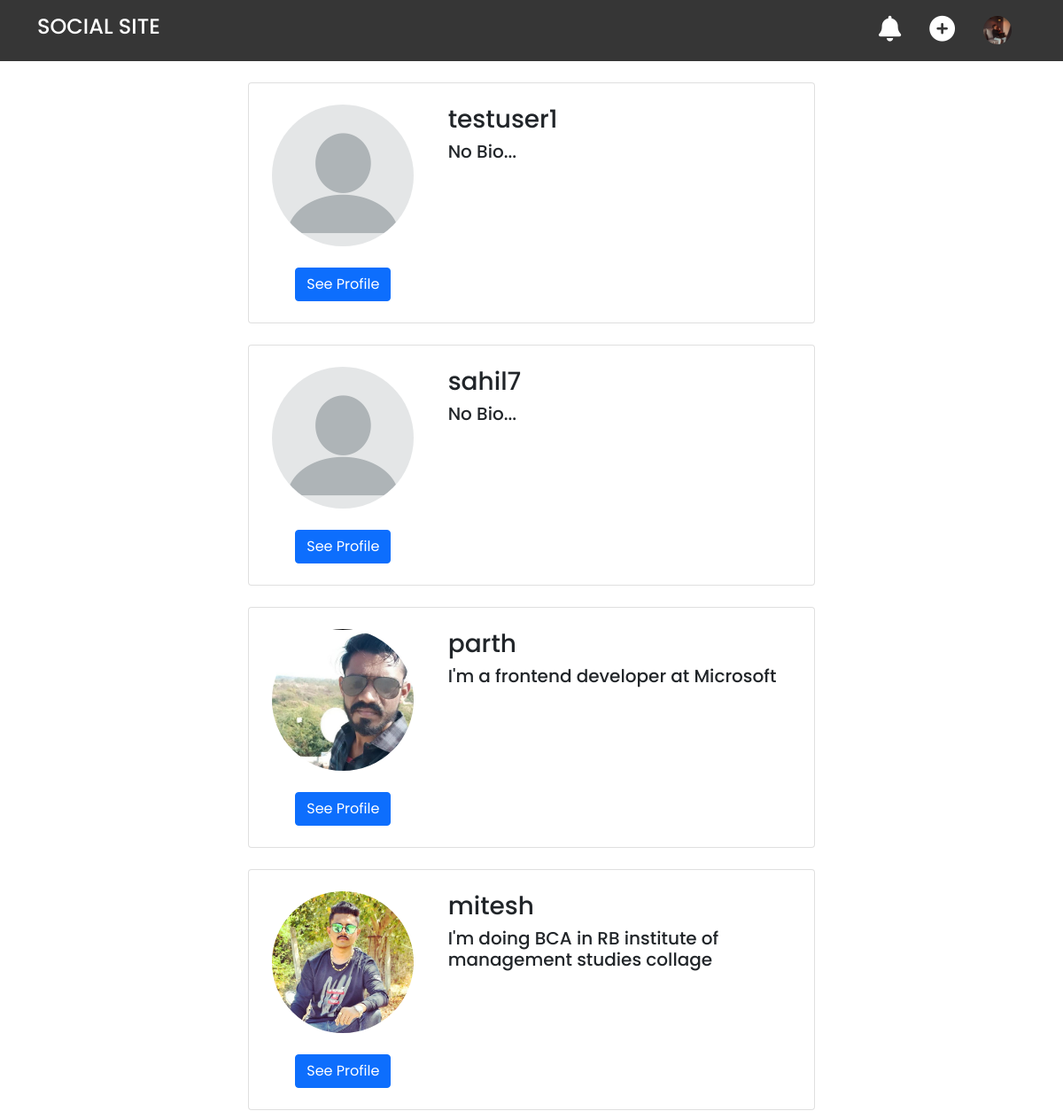
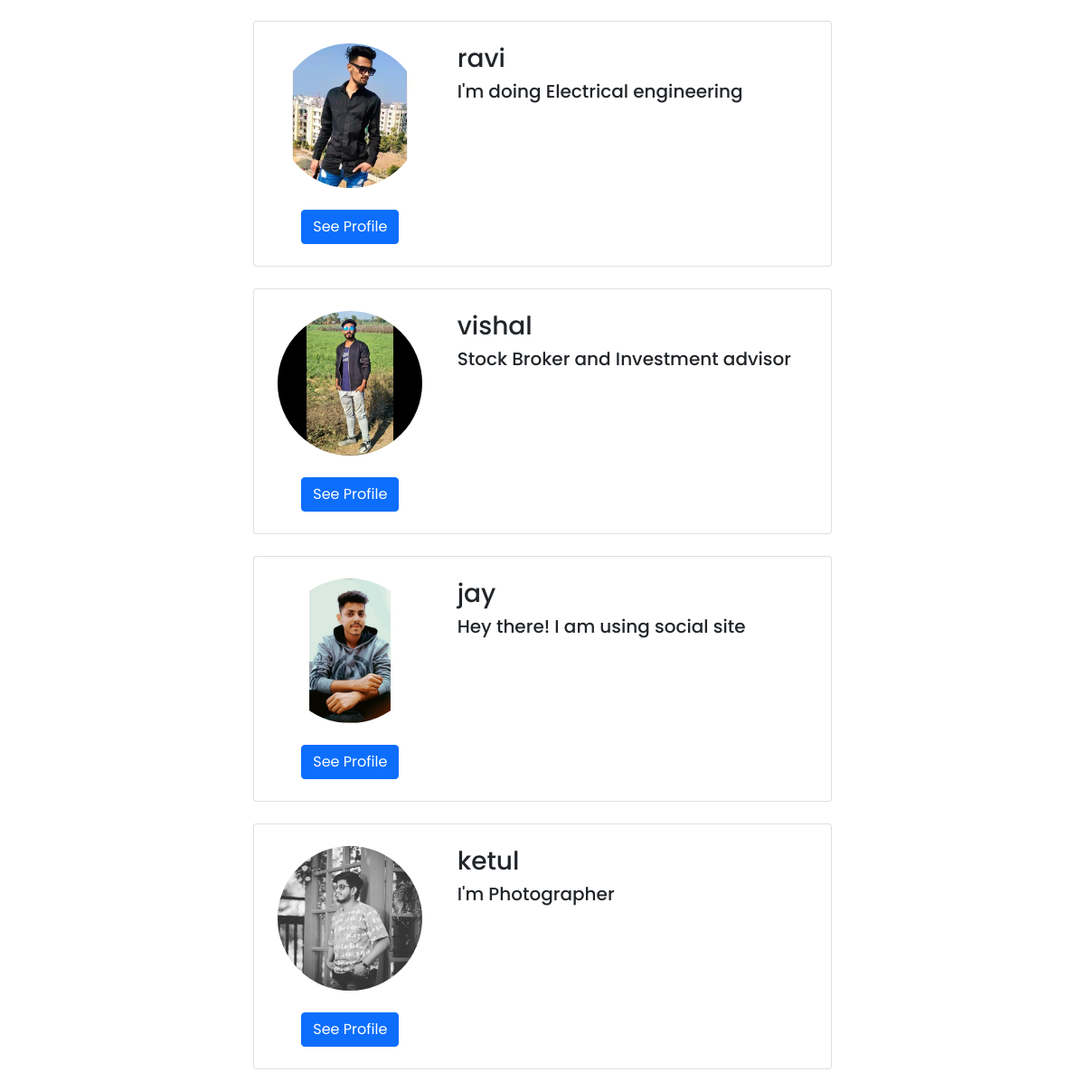
/profiles/to-invite/ (signed in), run on the app's committed database (2 pictures, top to bottom).
### profiles/models.py (models this page shows, shortened)
class Profile(models.Model):
    first_name = models.CharField(max_length=122, blank=True)
    last_name = models.CharField(max_length=122, blank=True)
    user = models.OneToOneField(User, on_delete=models.CASCADE)
    bio = models.TextField(default='No Bio...', max_length=200)
    email = models.EmailField(max_length=100, blank=True)
    country = models.CharField(max_length=50, blank=True)
    avatar = models.ImageField(default = 'avatar.png', upload_to = 'avatars/')
    friends = models.ManyToManyField(User, blank=True, related_name='friends')
    slug = models.SlugField(unique=True, blank=True)
    updated = models.DateTimeField(auto_now=True)
    created = models.DateTimeField(auto_now_add=True)
    objects = ProfileManager()
    def get_absolute_url(self):
        return reverse("profile-detail-view", kwargs={"slug": self.slug})
    __initial_first_name = None
    __initial_last_name = None
    def __init__(self, *args, **kwargs):
        super().__init__(*args, **kwargs)
        self.__initial_first_name = self.first_name
        self.__initial_last_name = self.last_name

### profiles/views.py (the view)
# urls.py: path('to-invite/', views.invite_profiles_list_view, name="invite-profiles-view"),
@login_required(login_url='/login/')
def invite_profiles_list_view(request):
    user = request.user
    qs = Profile.objects.get_all_profiles_to_invite(user)
    return render(request, 'profiles/to_invite_list.html', {'qs':qs})

### profiles/context_processors.py (called while the page is built)
def profile_pic(request):
    if request.user.is_authenticated:
        profile_obj =  Profile.objects.get(user = request.user)
        pic = profile_obj.avatar
        return {'picture':pic}
    return {}

def invitation_received(request):
    if request.user.is_authenticated:
        profile_obj =  Profile.objects.get(user = request.user)
        qs_count = Relationship.objects.invitation_received(profile_obj).count()
        return {'invites_num':qs_count}
    return {}

### profiles/models.py (called while the page is built)
    def get_all_profiles_to_invite(self, sender):
        profiles = Profile.objects.all().exclude(user = sender)
        profile = Profile.objects.get(user = sender)
        qs = Relationship.objects.filter(Q(sender = profile) | Q(receiver = profile))
        accepted = set([])
        for rel in qs:
            if rel.status == 'accepted':
                accepted.add(rel.receiver)
                accepted.add(rel.sender)
        available = [profile for profile in profiles if profile not in accepted]
        return available

    def invitation_received(self, receiver):
        qs = Relationship.objects.filter(receiver = receiver, status = 'send')
        return qs

### profiles/templates/profiles/to_invite_list.html (shortened to what this page needs)
{% extends 'base.html' %}
{% block content %}
<div class="my-invites">
    {% for obj in qs %}
    <div class="card container my-4" style="width: 40rem;">
        <div class="row py-4">
            <div class="col-4">
                <img src="{{obj.avatar.url}}" alt="">
                <a href="{{obj.get_absolute_url}}" class="btn btn-primary mt-4">See Profile</a>
            </div>
            <div class="col-8">
                <div class="user-name-bio">
                    <h3>{{obj.user}}</h3>
                    <h5>{{obj.bio}}</h5>
                </div>
            </div>
        </div>
    </div>
    {% endfor %}
</div>
{% endblock content %}

### static/style.css (style rules this page uses)
* { margin: 0; padding: 0; box-sizing: border-box; font-family: 'Poppins', sans-serif; transition: all 0.3s linear; }
:root { --dark:rgb(54, 54, 54); }
.my-invites .card .row .col-4 { display: flex; flex-direction: column; justify-content: center; align-items: center; }
.my-invites .card .row .col-4 img { height: 10rem; width: 10rem; object-fit: cover; border-radius: 50%; }
.my-invites .card .row .col-8 { display: flex; justify-content: space-between; flex-direction: column; }

### data on the page
Profile: avatar (placeholder picture), user "testuser1", bio "No Bio..."
Profile: avatar (placeholder picture), user "sahil7", bio "No Bio..."
Profile: avatar (picture), user "parth", bio "I'm a frontend developer at Microsoft"
Profile: avatar (picture), user "mitesh", bio "I'm doing BCA in RB institute of management studies collage"
Profile: avatar (picture), user "ravi", bio "I'm doing Electrical engineering"
Profile: avatar (picture), user "vishal", bio "Stock Broker and Investment advisor"
Profile: avatar (picture), user "jay", bio "Hey there! I am using social site"
Profile: avatar (picture), user "ketul", bio "I'm Photographer"
